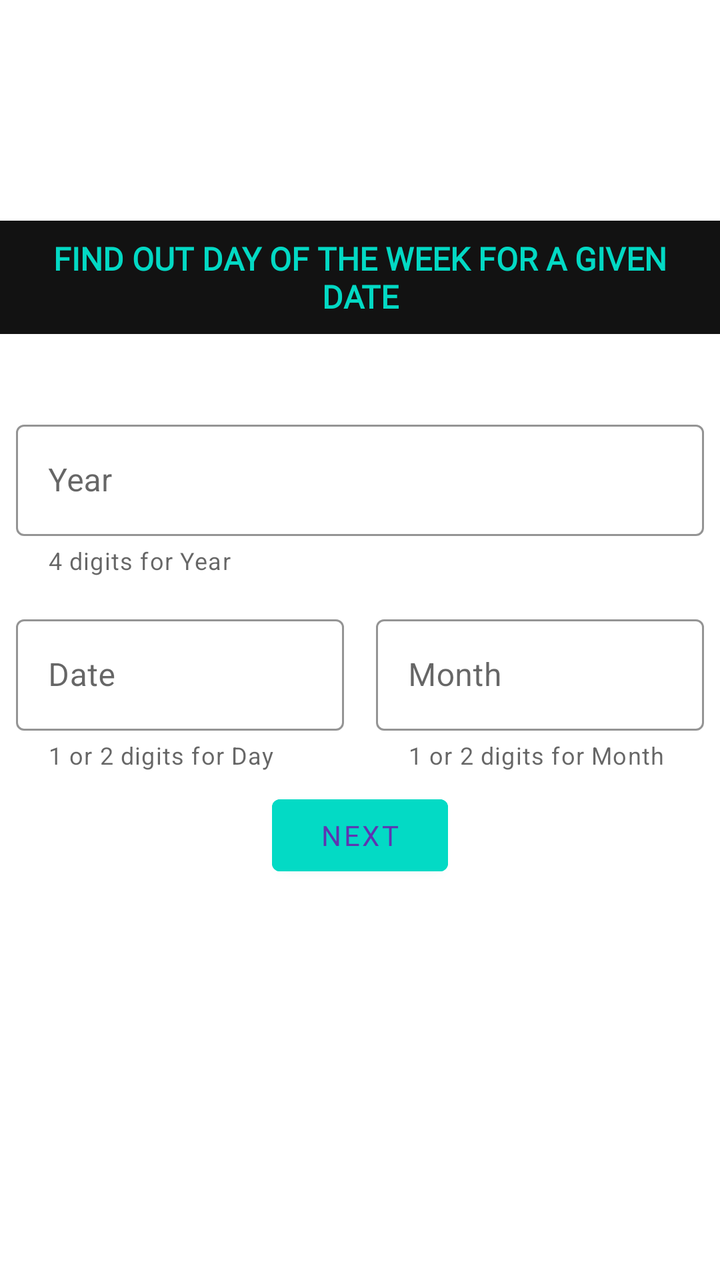
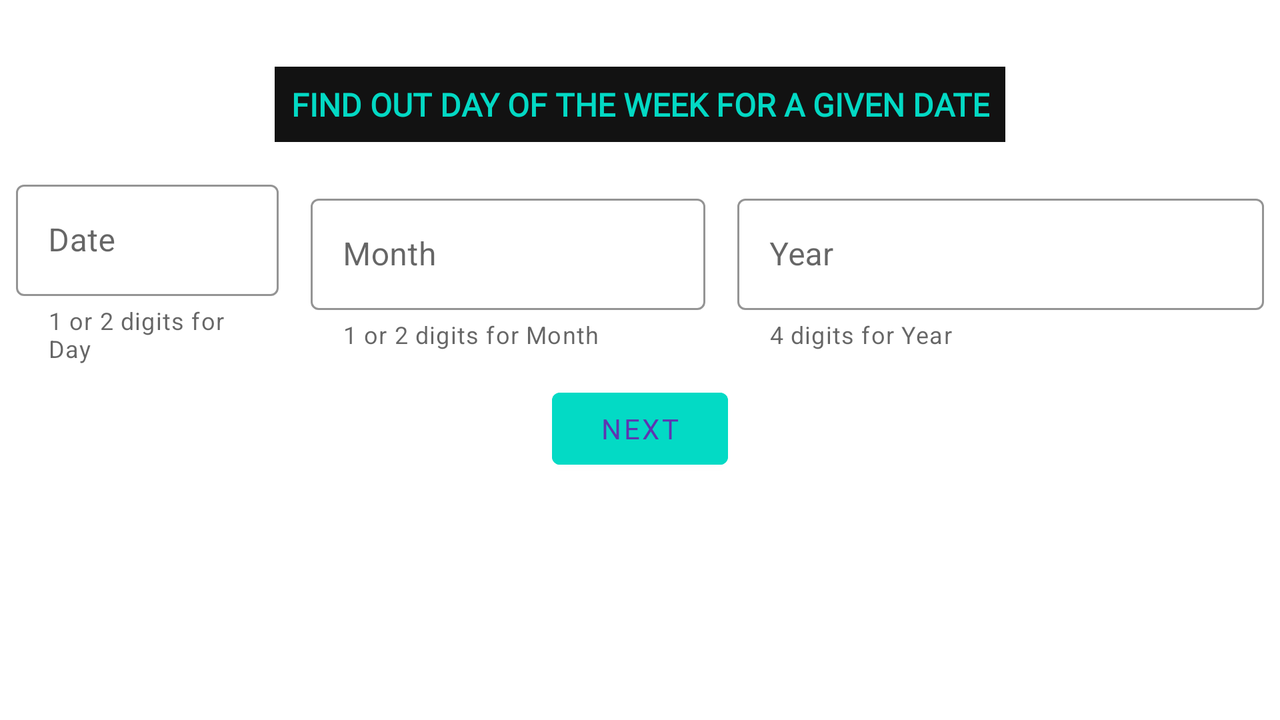

Compare how this app lays out the same screen by default and in its alternative resource folder. The renders come first, then the two layout files and the values they reference.
<!-- AndroidManifest.xml: application theme Theme.PoPL -->
<!-- res/layout/fragment_screen_two.xml -->
<?xml version="1.0" encoding="utf-8"?>
<androidx.appcompat.widget.LinearLayoutCompat xmlns:android="http://schemas.android.com/apk/res/android"
    xmlns:app="http://schemas.android.com/apk/res-auto"
    xmlns:tools="http://schemas.android.com/tools"
    android:layout_width="match_parent"
    android:layout_height="match_parent"
    android:gravity="center"
    android:orientation="vertical"
    tools:context=".MainActivity">

    <TextView
        android:layout_width="wrap_content"
        android:layout_height="wrap_content"
        android:layout_marginBottom="32dp"
        android:background="#121212"
        android:fontFamily="@font/poppins_black"
        android:padding="8dp"
        android:text="@string/find_out_day_of_the_week_for_a_given_date"
        android:textAlignment="center"
        android:textAllCaps="true"
        android:textAppearance="@style/TextAppearance.AppCompat.Display1"
        android:textColor="#03D9C4"
        android:textSize="16sp"
        android:textStyle="bold"
        android:typeface="normal" />

    <androidx.appcompat.widget.LinearLayoutCompat
        android:layout_width="match_parent"
        android:layout_height="wrap_content">

        <com.google.android.material.textfield.TextInputLayout
            android:id="@+id/textFieldYear"
            style="@style/Widget.MaterialComponents.TextInputLayout.OutlinedBox"
            android:layout_width="0dp"
            android:layout_height="wrap_content"
            android:layout_margin="8dp"
            android:layout_weight=".50"
            android:hint="@string/year_label"
            app:boxStrokeColor="@color/teal_200"
            app:endIconMode="clear_text"
            app:errorEnabled="true"
            app:helperText="@string/year_helper"
            app:hintTextColor="@color/teal_700">


            <com.google.android.material.textfield.TextInputEditText
                android:id="@+id/editYear"
                android:layout_width="match_parent"
                android:layout_height="wrap_content"
                android:autofillHints="Date"
                android:ems="3"
                android:inputType="date"
                android:textAlignment="center" />
        </com.google.android.material.textfield.TextInputLayout>


    </androidx.appcompat.widget.LinearLayoutCompat>


    <androidx.appcompat.widget.LinearLayoutCompat
        android:layout_width="match_parent"
        android:layout_height="wrap_content"
        android:gravity="center"
        android:orientation="horizontal">

        <com.google.android.material.textfield.TextInputLayout
            android:id="@+id/textFieldDate"
            style="@style/Widget.MaterialComponents.TextInputLayout.OutlinedBox"
            android:layout_width="0dp"
            android:layout_height="wrap_content"
            android:layout_margin="8dp"
            android:layout_weight=".5"
            android:hint="@string/date_label"
            app:boxStrokeColor="@color/teal_200"
            app:endIconMode="clear_text"
            app:errorEnabled="true"
            app:helperText="@string/date_helper"
            app:hintTextColor="@color/teal_700">

            <com.google.android.material.textfield.TextInputEditText
                android:id="@+id/editDate"
                android:layout_width="match_parent"
                android:layout_height="wrap_content"
                android:autofillHints="Date"
                android:ems="3"
                android:imeOptions="actionNext"
                android:inputType="date"
                android:textAlignment="center" />
        </com.google.android.material.textfield.TextInputLayout>

        <com.google.android.material.textfield.TextInputLayout
            android:id="@+id/textFieldMonth"
            style="@style/Widget.MaterialComponents.TextInputLayout.OutlinedBox"
            android:layout_width="0dp"
            android:layout_height="wrap_content"
            android:layout_margin="8dp"
            android:layout_weight=".5"
            android:hint="@string/month_label"
            app:boxStrokeColor="@color/teal_200"
            app:endIconMode="clear_text"
            app:errorEnabled="true"
            app:helperText="@string/month_helper"
            app:hintTextColor="@color/teal_700">

            <com.google.android.material.textfield.TextInputEditText
                android:id="@+id/editMonth"
                android:layout_width="match_parent"
                android:layout_height="wrap_content"
                android:autofillHints="Date"
                android:ems="3"
                android:inputType="date"
                android:textAlignment="center" />
        </com.google.android.material.textfield.TextInputLayout>

    </androidx.appcompat.widget.LinearLayoutCompat>

    <androidx.appcompat.widget.LinearLayoutCompat
        android:layout_width="match_parent"
        android:layout_height="wrap_content"
        android:gravity="center_horizontal"
        android:orientation="vertical">

        <Button
            android:id="@+id/btn_check"
            android:layout_width="wrap_content"
            android:layout_height="wrap_content"
            android:backgroundTint="@color/teal_200"
            android:fontFamily="@font/poppins_black"
            android:text="@string/check"
            android:textAlignment="center"
            android:textColor="#5E35B1" />

        <TextView
            android:id="@+id/txt_display"
            android:layout_width="wrap_content"
            android:layout_height="wrap_content"
            android:layout_marginHorizontal="16dp"
            android:layout_marginTop="16dp"
            android:background="#121212"
            android:fontFamily="@font/poppins_black"
            android:textAlignment="center"
            android:textAppearance="@style/TextAppearance.AppCompat.Large"
            android:textSize="54sp" />

    </androidx.appcompat.widget.LinearLayoutCompat>
</androidx.appcompat.widget.LinearLayoutCompat>
<!-- resources referenced by this layout -->
<resources>
  <string name="check">Next</string>
  <string name="date_helper">1 or 2 digits for Day</string>
  <string name="date_label">Date</string>
  <string name="find_out_day_of_the_week_for_a_given_date">Find out day of the week for a given date</string>
  <string name="month_helper">1 or 2 digits for Month</string>
  <string name="month_label">Month</string>
  <string name="year_helper">4 digits for Year</string>
  <string name="year_label">Year</string>
  <style name="Theme.PoPL" parent="Theme.MaterialComponents.DayNight.DarkActionBar">
          
          <item name="colorPrimary">@color/purple_500</item>
          <item name="colorPrimaryVariant">@color/purple_700</item>
          <item name="colorOnPrimary">@color/white</item>
          
          <item name="colorSecondary">@color/teal_200</item>
          <item name="colorSecondaryVariant">@color/teal_700</item>
          <item name="colorOnSecondary">@color/black</item>
          
          <item name="android:statusBarColor">?attr/colorPrimaryVariant</item>
          
      </style>
</resources>
<!-- res/layout-land/fragment_screen_two.xml (the repository's variant of the layout above) -->
<!-- drawn on the phone turned sideways -->
<?xml version="1.0" encoding="utf-8"?>
<androidx.appcompat.widget.LinearLayoutCompat xmlns:android="http://schemas.android.com/apk/res/android"
    xmlns:app="http://schemas.android.com/apk/res-auto"
    xmlns:tools="http://schemas.android.com/tools"
    android:layout_width="match_parent"
    android:layout_height="match_parent"
    android:gravity="center"
    android:orientation="vertical"
    tools:context=".MainActivity">

    <TextView
        android:layout_width="wrap_content"
        android:layout_height="wrap_content"
        android:layout_marginBottom="8dp"
        android:background="#121212"
        android:fontFamily="@font/poppins_black"
        android:padding="8dp"
        android:text="@string/find_out_day_of_the_week_for_a_given_date"
        android:textAlignment="center"
        android:textAllCaps="true"
        android:textAppearance="@style/TextAppearance.AppCompat.Display1"
        android:textColor="#03D9C4"
        android:textSize="16sp"
        android:textStyle="bold"
        android:typeface="normal" />


    <androidx.appcompat.widget.LinearLayoutCompat
        android:layout_width="match_parent"
        android:layout_height="wrap_content"
        android:gravity="center"
        android:orientation="horizontal">

        <com.google.android.material.textfield.TextInputLayout
            android:id="@+id/textFieldDate"
            style="@style/Widget.MaterialComponents.TextInputLayout.OutlinedBox"
            android:layout_width="0dp"
            android:layout_height="wrap_content"
            android:layout_margin="8dp"
            android:layout_weight=".2"
            android:hint="@string/date_label"
            app:boxStrokeColor="@color/teal_200"
            app:endIconMode="clear_text"
            app:errorEnabled="true"
            app:helperText="@string/date_helper"
            app:hintTextColor="@color/teal_700">

            <com.google.android.material.textfield.TextInputEditText
                android:id="@+id/editDate"
                android:layout_width="match_parent"
                android:layout_height="wrap_content"
                android:autofillHints="Date"
                android:ems="3"
                android:imeOptions="actionNext"
                android:inputType="date"
                android:textAlignment="center" />
        </com.google.android.material.textfield.TextInputLayout>

        <com.google.android.material.textfield.TextInputLayout
            android:id="@+id/textFieldMonth"
            style="@style/Widget.MaterialComponents.TextInputLayout.OutlinedBox"
            android:layout_width="0dp"
            android:layout_height="wrap_content"
            android:layout_margin="8dp"
            android:layout_weight=".3"
            android:hint="@string/month_label"
            app:boxStrokeColor="@color/teal_200"
            app:endIconMode="clear_text"
            app:errorEnabled="true"
            app:helperText="@string/month_helper"
            app:hintTextColor="@color/teal_700">

            <com.google.android.material.textfield.TextInputEditText
                android:id="@+id/editMonth"
                android:layout_width="match_parent"
                android:layout_height="wrap_content"
                android:autofillHints="Date"
                android:ems="3"
                android:inputType="date"
                android:textAlignment="center" />
        </com.google.android.material.textfield.TextInputLayout>

        <com.google.android.material.textfield.TextInputLayout
            android:id="@+id/textFieldYear"
            style="@style/Widget.MaterialComponents.TextInputLayout.OutlinedBox"
            android:layout_width="0dp"
            android:layout_height="wrap_content"
            android:layout_margin="8dp"
            android:layout_weight=".4"
            android:hint="@string/year_label"
            app:boxStrokeColor="@color/teal_200"
            app:endIconMode="clear_text"
            app:errorEnabled="true"
            app:helperText="@string/year_helper"
            app:hintTextColor="@color/teal_700">


            <com.google.android.material.textfield.TextInputEditText
                android:id="@+id/editYear"
                android:layout_width="match_parent"
                android:layout_height="wrap_content"
                android:autofillHints="Date"
                android:ems="3"
                android:inputType="date"
                android:textAlignment="center" />
        </com.google.android.material.textfield.TextInputLayout>

    </androidx.appcompat.widget.LinearLayoutCompat>

    <androidx.appcompat.widget.LinearLayoutCompat
        android:layout_width="match_parent"
        android:layout_height="wrap_content">

    </androidx.appcompat.widget.LinearLayoutCompat>

    <androidx.appcompat.widget.LinearLayoutCompat
        android:layout_width="match_parent"
        android:layout_height="wrap_content"
        android:gravity="center_horizontal"
        android:orientation="vertical">

        <Button
            android:id="@+id/btn_check"
            android:layout_width="wrap_content"
            android:layout_height="wrap_content"
            android:backgroundTint="@color/teal_200"
            android:fontFamily="@font/poppins_black"
            android:text="@string/check"
            android:textAlignment="center"
            android:textColor="#5E35B1" />

        <TextView
            android:id="@+id/txt_display"
            android:layout_width="wrap_content"
            android:layout_height="wrap_content"
            android:layout_marginHorizontal="16dp"
            android:layout_marginTop="16dp"
            android:background="#121212"
            android:fontFamily="@font/poppins_black"
            android:textAlignment="center"
            android:textAppearance="@style/TextAppearance.AppCompat.Large"
            android:textSize="54sp" />

    </androidx.appcompat.widget.LinearLayoutCompat>
</androidx.appcompat.widget.LinearLayoutCompat>
